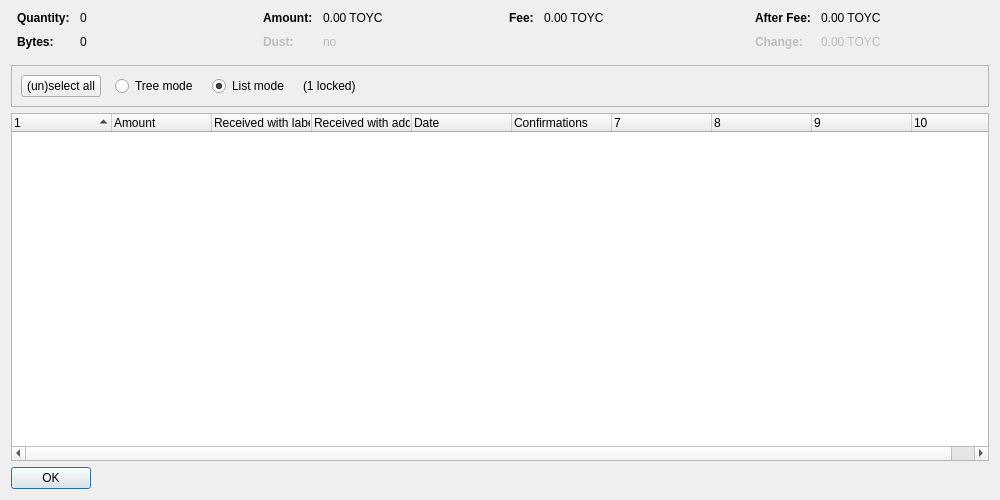
<?xml version="1.0" encoding="UTF-8"?>
<ui version="4.0">
 <class>CoinControlDialog</class>
 <widget class="QDialog" name="CoinControlDialog">
  <property name="geometry">
   <rect>
    <x>0</x>
    <y>0</y>
    <width>1000</width>
    <height>500</height>
   </rect>
  </property>
  <property name="windowTitle">
   <string>Coin Selection</string>
  </property>
  <layout class="QVBoxLayout" name="verticalLayout">
   <item>
    <layout class="QHBoxLayout" name="horizontalLayoutTop" stretch="0,0,0,0">
     <property name="topMargin">
      <number>0</number>
     </property>
     <property name="bottomMargin">
      <number>10</number>
     </property>
     <item>
      <layout class="QFormLayout" name="formLayoutCoinControl1">
       <property name="horizontalSpacing">
        <number>10</number>
       </property>
       <property name="verticalSpacing">
        <number>10</number>
       </property>
       <property name="leftMargin">
        <number>6</number>
       </property>
       <property name="rightMargin">
        <number>6</number>
       </property>
       <item row="0" column="0">
        <widget class="QLabel" name="labelCoinControlQuantityText">
         <property name="font">
          <font>
           <weight>75</weight>
           <bold>true</bold>
          </font>
         </property>
         <property name="text">
          <string>Quantity:</string>
         </property>
        </widget>
       </item>
       <item row="0" column="1">
        <widget class="QLabel" name="labelCoinControlQuantity">
         <property name="cursor">
          <cursorShape>IBeamCursor</cursorShape>
         </property>
         <property name="contextMenuPolicy">
          <enum>Qt::ActionsContextMenu</enum>
         </property>
         <property name="text">
          <string notr="true">0</string>
         </property>
         <property name="textInteractionFlags">
          <set>Qt::LinksAccessibleByMouse|Qt::TextSelectableByKeyboard|Qt::TextSelectableByMouse</set>
         </property>
        </widget>
       </item>
       <item row="1" column="0">
        <widget class="QLabel" name="labelCoinControlBytesText">
         <property name="font">
          <font>
           <weight>75</weight>
           <bold>true</bold>
          </font>
         </property>
         <property name="text">
          <string>Bytes:</string>
         </property>
        </widget>
       </item>
       <item row="1" column="1">
        <widget class="QLabel" name="labelCoinControlBytes">
         <property name="cursor">
          <cursorShape>IBeamCursor</cursorShape>
         </property>
         <property name="contextMenuPolicy">
          <enum>Qt::ActionsContextMenu</enum>
         </property>
         <property name="text">
          <string notr="true">0</string>
         </property>
         <property name="textInteractionFlags">
          <set>Qt::LinksAccessibleByMouse|Qt::TextSelectableByKeyboard|Qt::TextSelectableByMouse</set>
         </property>
        </widget>
       </item>
      </layout>
     </item>
     <item>
      <layout class="QFormLayout" name="formLayoutCoinControl2">
       <property name="horizontalSpacing">
        <number>10</number>
       </property>
       <property name="verticalSpacing">
        <number>10</number>
       </property>
       <property name="leftMargin">
        <number>6</number>
       </property>
       <property name="rightMargin">
        <number>6</number>
       </property>
       <item row="0" column="0">
        <widget class="QLabel" name="labelCoinControlAmountText">
         <property name="font">
          <font>
           <weight>75</weight>
           <bold>true</bold>
          </font>
         </property>
         <property name="text">
          <string>Amount:</string>
         </property>
        </widget>
       </item>
       <item row="0" column="1">
        <widget class="QLabel" name="labelCoinControlAmount">
         <property name="cursor">
          <cursorShape>IBeamCursor</cursorShape>
         </property>
         <property name="contextMenuPolicy">
          <enum>Qt::ActionsContextMenu</enum>
         </property>
         <property name="text">
          <string notr="true">0.00 TOYC</string>
         </property>
         <property name="textInteractionFlags">
          <set>Qt::LinksAccessibleByMouse|Qt::TextSelectableByKeyboard|Qt::TextSelectableByMouse</set>
         </property>
        </widget>
       </item>
       <item row="1" column="0">
        <widget class="QLabel" name="labelCoinControlLowOutputText">
         <property name="enabled">
          <bool>false</bool>
         </property>
         <property name="font">
          <font>
           <weight>75</weight>
           <bold>true</bold>
          </font>
         </property>
         <property name="text">
          <string>Dust:</string>
         </property>
        </widget>
       </item>
       <item row="1" column="1">
        <widget class="QLabel" name="labelCoinControlLowOutput">
         <property name="enabled">
          <bool>false</bool>
         </property>
         <property name="cursor">
          <cursorShape>IBeamCursor</cursorShape>
         </property>
         <property name="contextMenuPolicy">
          <enum>Qt::ActionsContextMenu</enum>
         </property>
         <property name="text">
          <string notr="true">no</string>
         </property>
         <property name="textInteractionFlags">
          <set>Qt::LinksAccessibleByMouse|Qt::TextSelectableByKeyboard|Qt::TextSelectableByMouse</set>
         </property>
        </widget>
       </item>
      </layout>
     </item>
     <item>
      <layout class="QFormLayout" name="formLayoutCoinControl3">
       <property name="horizontalSpacing">
        <number>10</number>
       </property>
       <property name="verticalSpacing">
        <number>10</number>
       </property>
       <property name="leftMargin">
        <number>6</number>
       </property>
       <property name="rightMargin">
        <number>6</number>
       </property>
       <item row="0" column="0">
        <widget class="QLabel" name="labelCoinControlFeeText">
         <property name="font">
          <font>
           <weight>75</weight>
           <bold>true</bold>
          </font>
         </property>
         <property name="text">
          <string>Fee:</string>
         </property>
        </widget>
       </item>
       <item row="0" column="1">
        <widget class="QLabel" name="labelCoinControlFee">
         <property name="cursor">
          <cursorShape>IBeamCursor</cursorShape>
         </property>
         <property name="contextMenuPolicy">
          <enum>Qt::ActionsContextMenu</enum>
         </property>
         <property name="text">
          <string notr="true">0.00 TOYC</string>
         </property>
         <property name="textInteractionFlags">
          <set>Qt::LinksAccessibleByMouse|Qt::TextSelectableByKeyboard|Qt::TextSelectableByMouse</set>
         </property>
        </widget>
       </item>
      </layout>
     </item>
     <item>
      <layout class="QFormLayout" name="formLayoutCoinControl4">
       <property name="horizontalSpacing">
        <number>10</number>
       </property>
       <property name="verticalSpacing">
        <number>10</number>
       </property>
       <property name="leftMargin">
        <number>6</number>
       </property>
       <property name="rightMargin">
        <number>6</number>
       </property>
       <item row="0" column="0">
        <widget class="QLabel" name="labelCoinControlAfterFeeText">
         <property name="font">
          <font>
           <weight>75</weight>
           <bold>true</bold>
          </font>
         </property>
         <property name="text">
          <string>After Fee:</string>
         </property>
        </widget>
       </item>
       <item row="0" column="1">
        <widget class="QLabel" name="labelCoinControlAfterFee">
         <property name="cursor">
          <cursorShape>IBeamCursor</cursorShape>
         </property>
         <property name="contextMenuPolicy">
          <enum>Qt::ActionsContextMenu</enum>
         </property>
         <property name="text">
          <string notr="true">0.00 TOYC</string>
         </property>
         <property name="textInteractionFlags">
          <set>Qt::LinksAccessibleByMouse|Qt::TextSelectableByKeyboard|Qt::TextSelectableByMouse</set>
         </property>
        </widget>
       </item>
       <item row="1" column="0">
        <widget class="QLabel" name="labelCoinControlChangeText">
         <property name="enabled">
          <bool>false</bool>
         </property>
         <property name="font">
          <font>
           <weight>75</weight>
           <bold>true</bold>
          </font>
         </property>
         <property name="text">
          <string>Change:</string>
         </property>
        </widget>
       </item>
       <item row="1" column="1">
        <widget class="QLabel" name="labelCoinControlChange">
         <property name="enabled">
          <bool>false</bool>
         </property>
         <property name="cursor">
          <cursorShape>IBeamCursor</cursorShape>
         </property>
         <property name="contextMenuPolicy">
          <enum>Qt::ActionsContextMenu</enum>
         </property>
         <property name="text">
          <string notr="true">0.00 TOYC</string>
         </property>
         <property name="textInteractionFlags">
          <set>Qt::LinksAccessibleByMouse|Qt::TextSelectableByKeyboard|Qt::TextSelectableByMouse</set>
         </property>
        </widget>
       </item>
      </layout>
     </item>
    </layout>
   </item>
   <item>
    <widget class="QFrame" name="frame">
     <property name="minimumSize">
      <size>
       <width>0</width>
       <height>40</height>
      </size>
     </property>
     <property name="frameShape">
      <enum>QFrame::StyledPanel</enum>
     </property>
     <property name="frameShadow">
      <enum>QFrame::Sunken</enum>
     </property>
     <layout class="QHBoxLayout" name="horizontalLayout">
      <item>
       <layout class="QHBoxLayout" name="horizontalLayoutPanel" stretch="0,0,0,0,0">
        <property name="spacing">
         <number>14</number>
        </property>
        <item>
         <widget class="QPushButton" name="pushButtonSelectAll">
          <property name="sizePolicy">
           <sizepolicy hsizetype="Maximum" vsizetype="Fixed">
            <horstretch>0</horstretch>
            <verstretch>0</verstretch>
           </sizepolicy>
          </property>
          <property name="text">
           <string>(un)select all</string>
          </property>
          <property name="autoDefault">
           <bool>false</bool>
          </property>
         </widget>
        </item>
        <item>
         <widget class="QRadioButton" name="radioTreeMode">
          <property name="sizePolicy">
           <sizepolicy hsizetype="Maximum" vsizetype="Fixed">
            <horstretch>0</horstretch>
            <verstretch>0</verstretch>
           </sizepolicy>
          </property>
          <property name="text">
           <string>Tree mode</string>
          </property>
         </widget>
        </item>
        <item>
         <widget class="QRadioButton" name="radioListMode">
          <property name="sizePolicy">
           <sizepolicy hsizetype="Maximum" vsizetype="Fixed">
            <horstretch>0</horstretch>
            <verstretch>0</verstretch>
           </sizepolicy>
          </property>
          <property name="text">
           <string>List mode</string>
          </property>
          <property name="checked">
           <bool>true</bool>
          </property>
         </widget>
        </item>
        <item>
         <widget class="QLabel" name="labelLocked">
          <property name="text">
           <string notr="true">(1 locked)</string>
          </property>
         </widget>
        </item>
        <item>
         <spacer name="horizontalSpacer">
          <property name="orientation">
           <enum>Qt::Horizontal</enum>
          </property>
          <property name="sizeHint" stdset="0">
           <size>
            <width>40</width>
            <height>20</height>
           </size>
          </property>
         </spacer>
        </item>
       </layout>
      </item>
     </layout>
    </widget>
   </item>
   <item>
    <widget class="CoinControlTreeWidget" name="treeWidget">
     <property name="contextMenuPolicy">
      <enum>Qt::CustomContextMenu</enum>
     </property>
     <property name="sortingEnabled">
      <bool>false</bool>
     </property>
     <property name="columnCount">
      <number>10</number>
     </property>
     <attribute name="headerShowSortIndicator" stdset="0">
      <bool>true</bool>
     </attribute>
     <attribute name="headerStretchLastSection">
      <bool>false</bool>
     </attribute>
     <column>
      <property name="text">
       <string/>
      </property>
     </column>
     <column>
      <property name="text">
       <string>Amount</string>
      </property>
     </column>
     <column>
      <property name="text">
       <string>Received with label</string>
      </property>
     </column>
     <column>
      <property name="text">
       <string>Received with address</string>
      </property>
     </column>
     <column>
      <property name="text">
       <string>Date</string>
      </property>
     </column>
     <column>
      <property name="text">
       <string>Confirmations</string>
      </property>
      <property name="toolTip">
       <string>Confirmed</string>
      </property>
     </column>
     <column>
      <property name="text">
       <string/>
      </property>
     </column>
     <column>
      <property name="text">
       <string/>
      </property>
     </column>
     <column>
      <property name="text">
       <string/>
      </property>
     </column>
     <column>
      <property name="text">
       <string/>
      </property>
     </column>
    </widget>
   </item>
   <item>
    <widget class="QDialogButtonBox" name="buttonBox">
     <property name="sizePolicy">
      <sizepolicy hsizetype="Maximum" vsizetype="Fixed">
       <horstretch>0</horstretch>
       <verstretch>0</verstretch>
      </sizepolicy>
     </property>
     <property name="orientation">
      <enum>Qt::Horizontal</enum>
     </property>
     <property name="standardButtons">
      <set>QDialogButtonBox::Ok</set>
     </property>
    </widget>
   </item>
  </layout>
 </widget>
 <customwidgets>
  <customwidget>
   <class>CoinControlTreeWidget</class>
   <extends>QTreeWidget</extends>
   <header>coincontroltreewidget.h</header>
  </customwidget>
 </customwidgets>
 <resources/>
 <connections/>
</ui>
